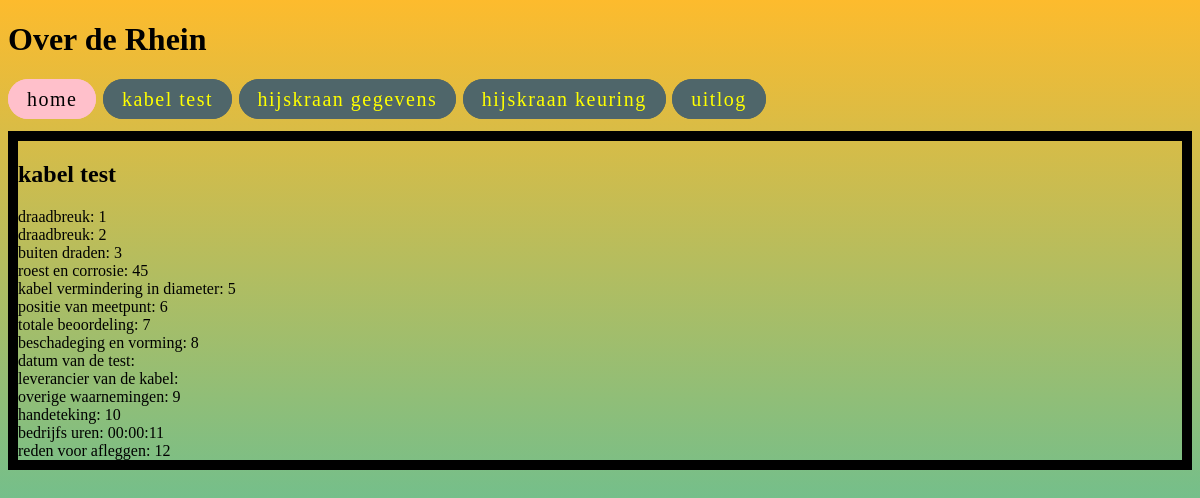
The page /php/index.php on the database as committed earlier.
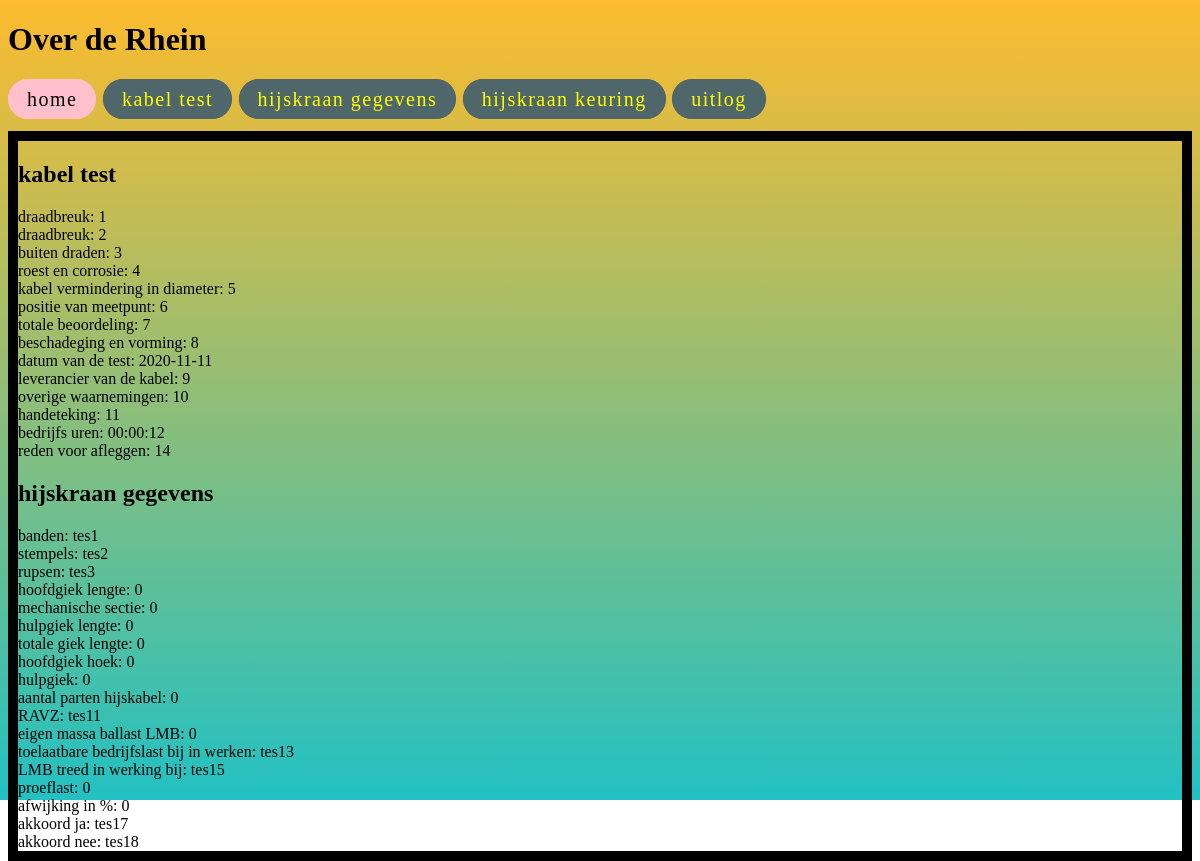
The same page on the database as committed later.
### tables this page shows
CREATE TABLE `kabelchacklist` (
  `TABEL_ID` int(255) NOT NULL,
  `draadbreuk.AMEL` int(10) DEFAULT NULL,
  `draadbreuk.AMEL2` int(10) DEFAULT NULL,
  `buitendrade.MVB` double DEFAULT NULL,
  `roest.NVB` double DEFAULT NULL,
  `kabelvermindring` decimal(5,0) DEFAULT NULL,
  `meetpunt` varchar(25) DEFAULT NULL,
  `totaal.MVB` double DEFAULT NULL,
  `vervormingen.TYPE` varchar(25) DEFAULT NULL,
  `datum` date DEFAULT NULL,
  `kabel_levrancier` varchar(25) DEFAULT NULL,
  `overig` text DEFAULT NULL,
  `handtekening` varchar(25) DEFAULT NULL,
  `uren` time DEFAULT NULL,
  `afleg_reden` text DEFAULT NULL,
  `TIMESTAMP` datetime NOT NULL DEFAULT current_timestamp()
);

CREATE TABLE `hijskraangegevens` (
  `TABEL_ID` int(255) NOT NULL,
  `banden` varchar(10) DEFAULT NULL,
  `stempels` varchar(10) DEFAULT NULL,
  `rupsen` varchar(10) DEFAULT NULL,
  `hoofdgiek_lengte` int(25) DEFAULT NULL,
  `mechanischesectie` int(25) DEFAULT NULL,
  `hulpgiek_lengte` int(25) DEFAULT NULL,
  `gieklengte_hoek` int(25) DEFAULT NULL,
  `hoofdgiek_hoek` decimal(10,0) DEFAULT NULL,
  `hulpgiek` decimal(10,0) DEFAULT NULL,
  `hijskabels` int(25) DEFAULT NULL,
  `RAZV` varchar(10) DEFAULT NULL,
  `EMBLMB` int(20) DEFAULT NULL,
  `bedrijfslast` varchar(10) DEFAULT NULL,
  `LMB` varchar(10) DEFAULT NULL,
  `proeflast` int(10) DEFAULT NULL,
  `afwijking` int(100) DEFAULT NULL,
  `ja` varchar(225) DEFAULT NULL,
  `nee` varchar(25) DEFAULT NULL,
  `TIMESTAMP` datetime NOT NULL DEFAULT current_timestamp()
);

### php/index.php (the view, shortened to what this page needs)
<?php
        function getproduct()
        {
            $serverLink = mysqli_connect("localhost:3306", "root", "", "rhein");
            $ret = array();
            $product_sql = "SELECT * FROM kabelchacklist";
            $res = mysqli_query($serverLink, $product_sql);
            while($ar = mysqli_fetch_assoc($res))
            {
                $ret[] = $ar;
            }
            return $ret;
        }
        function getgegevens()
        {
            $serverLink = mysqli_connect("localhost:3306", "root", "", "rhein");
            $ret = array();
            $gegevens_sql = "SELECT * FROM hijskraangegevens";
            $res = mysqli_query($serverLink, $gegevens_sql);
            while($ar = mysqli_fetch_assoc($res))
            {
                $ret[] = $ar;
            }
            return $ret;
        }
?>
<!DOCTYPE html>
<html>
    <head>
        <link rel="stylesheet" href="../css/main.css">
    </head>
    <body>
        <h1 class="logo">Over de Rhein</h1>
        <div class="topnav">
            <a href="index.php" class="navtext active">home</a>
            <a href="test.php" class="navtext">kabel test</a>
            <a href="gegevens.php" class="navtext">hijskraan gegevens</a>
            <a href="keuring.php" class="navtext">hijskraan keuring</a>
            <a href="login.php" class="navtext">uitlog</a>
        </div>
        <div class="kabelbox">
        <?php
            $products = getproduct();
            foreach($products as $pd)
            {
        ?>
        <h2>kabel test </h2>
        <tabel>
            <label>draadbreuk: <?php echo $pd["draadbreuk.AMEL"] ?></label><br>
            <label>draadbreuk: <?php echo $pd["draadbreuk.AMEL2"] ?></label><br>
            <label>buiten draden: <?php echo $pd["buitendrade.MVB"] ?></label><br>
            <label>roest en corrosie: <?php echo $pd["roest.NVB"] ?></label><br>
            <label>kabel vermindering in diameter: <?php echo $pd["kabelvermindring"] ?></label><br>
            <label> positie van meetpunt: <?php echo $pd["meetpunt"] ?></label><br>
            <label>totale beoordeling: <?php echo $pd["totaal.MVB"] ?></label><br>
            <label>beschadeging en vorming: <?php echo $pd["vervormingen.TYPE"] ?></label><br>
            <label>datum van de test: <?php echo $pd["datum"] ?></label><br>
            <label>leverancier van de kabel: <?php echo $pd["kabel_levrancier"] ?></label><br>
            <label>overige waarnemingen: <?php echo $pd["overig"] ?></label><br>
            <label>handeteking: <?php echo $pd["handtekening"] ?></label><br>
            <label>bedrijfs uren: <?php echo $pd["uren"] ?></label><br>
            <label>reden voor afleggen: <?php echo $pd["afleg_reden"] ?></label><br>
        </tabel>
            <?php } ?>
        <?php
            $gegevens = getgegevens();
            foreach($gegevens as $gs)
            {
        ?>
        <h2>hijskraan gegevens </h2>
        <tabel>
            <label>banden: <?php echo $gs["banden"] ?></label><br>
            <label>stempels: <?php echo $gs["stempels"] ?></label><br>
            <label>rupsen: <?php echo $gs["rupsen"] ?></label><br>
            <label>hoofdgiek lengte: <?php echo $gs["hoofdgiek_lengte"] ?></label><br>
            <label>mechanische sectie: <?php echo $gs["mechanischesectie"] ?></label><br>
            <label>hulpgiek lengte: <?php echo $gs["hulpgiek_lengte"] ?></label><br>
            <label>totale giek lengte: <?php echo $gs["gieklengte_hoek"] ?></label><br>
            <label>hoofdgiek hoek: <?php echo $gs["hoofdgiek_hoek"] ?></label><br>
            <label>hulpgiek: <?php echo $gs["hulpgiek"] ?></label><br>
            <label>aantal parten hijskabel: <?php echo $gs["hijskabels"] ?></label><br>
            <label>RAVZ: <?php echo $gs["RAZV"] ?></label><br>
            <label>eigen massa ballast LMB: <?php echo $gs["EMBLMB"] ?></label><br>
            <label>toelaatbare bedrijfslast bij in werken: <?php echo $gs["bedrijfslast"] ?></label><br>
            <label>LMB treed in werking bij: <?php echo $gs["LMB"] ?></label><br>
            <label>proeflast: <?php echo $gs["proeflast"] ?></label><br>
            <label>afwijking in %: <?php echo $gs["afwijking"] ?></label><br>
            <label>akkoord ja: <?php echo $gs["ja"] ?></label><br>
            <label>akkoord nee: <?php echo $gs["nee"] ?></label><br>
        </tabel>
        <?php }?>
        </div>
    </body>
</html>

### css/main.css (style rules this page uses)
html { background: rgb(34,193,195); background: linear-gradient(0deg, rgba(34,193,195,1) 0%, rgba(253,187,45,1) 100%); background-size: cover; background-repeat: no-repeat; margin: 0; padding: 0; width: 100vw; height: 100vh; }
.logo { margin-bottom: 30px; }
a { color: #000; text-decoration: none; }
.topnav { letter-spacing: 1.5px; font-size: 20px; margin-bottom: 20px; }
.topnav a.active { background: pink; border-color: pink; color: #000; }
.navtext { border: 1px solid #4f666a; border-radius: 20px; padding: 8px 18px; background: #4f666a; color: #FFFF00; }
.kabelbox { width: auto; height: auto; border: solid 10px #000; }

Rows that differ between the two databases and show on the page:
removed kabelchacklist: AMEL "1", AMEL2 "2", MVB "3", NVB "45", kabelvermindring "5", meetpunt "6", MVB "7", TYPE "8", overig "9", handtekening "10", uren "00:00:11", afleg_reden "12"
added kabelchacklist: AMEL "1", AMEL2 "2", MVB "3", NVB "4", kabelvermindring "5", meetpunt "6", MVB "7", TYPE "8", datum "2020-11-11", kabel_levrancier "9", overig "10", handtekening "11", uren "00:00:12", afleg_reden "14"
added hijskraangegevens: banden "tes1", stempels "tes2", rupsen "tes3", hoofdgiek_lengte "0", mechanischesectie "0", hulpgiek_lengte "0", gieklengte_hoek "0", hoofdgiek_hoek "0", hulpgiek "0", hijskabels "0", RAZV "tes11", EMBLMB "0", bedrijfslast "tes13", LMB "tes15", proeflast "0", afwijking "0", ja "tes17", nee "tes18"
